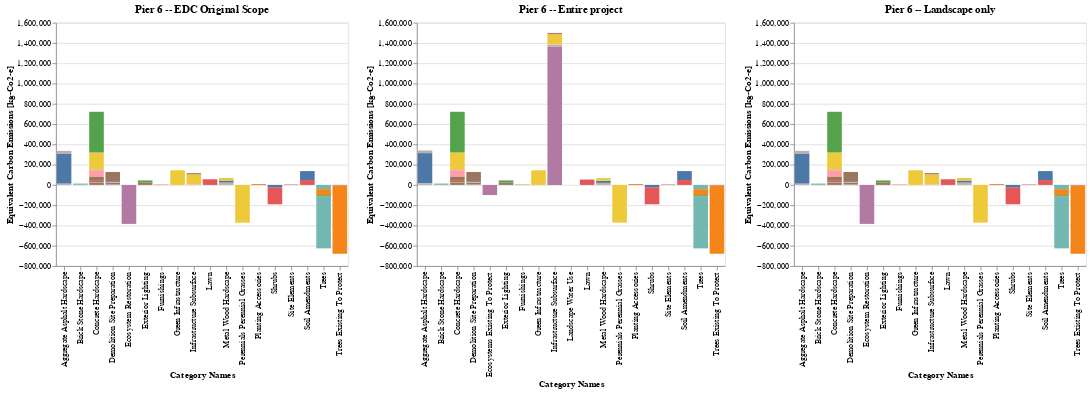

Here is the notebook cell this chart was saved with:
### Code cell
all_chart = (charts[0] | charts[1] | charts[2]).resolve_scale(y="shared").resolve_legend()
all_chart.show()

### Figure 1 — Vega-Lite specification as saved in the notebook (floating-point values rounded to 4 significant figures)
{"config": {"view": {"continuousWidth": 300, "continuousHeight": 300}}, "hconcat": [{"data": {"name": "data-2bf54453c82a9c413f022a0820f80648"}, "mark": {"type": "bar"}, "encoding": {"color": {"field": "ELEMENT", "legend": null, "type": "nominal"}, "tooltip": {"field": "ELEMENT", "type": "nominal"}, "x": {"field": "CATEGORY", "title": "Category Names", "type": "nominal"}, "y": {"aggregate": "sum", "field": "VALUE", "title": "Equivalent Carbon Emissions [kg-Co2-e]", "type": "quantitative"}}, "title": "Pier 6 -- EDC Original Scope"}, {"data": {"name": "data-ca4de408bddac92e56fb0178ad18e871"}, "mark": {"type": "bar"}, "encoding": {"color": {"field": "ELEMENT", "legend": null, "type": "nominal"}, "tooltip": {"field": "ELEMENT", "type": "nominal"}, "x": {"field": "CATEGORY", "title": "Category Names", "type": "nominal"}, "y": {"aggregate": "sum", "field": "VALUE", "title": "Equivalent Carbon Emissions [kg-Co2-e]", "type": "quantitative"}}, "title": "Pier 6 -- Entire project"}, {"data": {"name": "data-2bf54453c82a9c413f022a0820f80648"}, "mark": {"type": "bar"}, "encoding": {"color": {"field": "ELEMENT", "legend": null, "type": "nominal"}, "tooltip": {"field": "ELEMENT", "type": "nominal"}, "x": {"field": "CATEGORY", "title": "Category Names", "type": "nominal"}, "y": {"aggregate": "sum", "field": "VALUE", "title": "Equivalent Carbon Emissions [kg-Co2-e]", "type": "quantitative"}}, "title": "Pier 6 -- Landscape only"}], "resolve": {"legend": {}, "scale": {"y": "shared"}}, "$schema": "https://vega.github.io/schema/vega-lite/v5.20.1.json", "datasets": {"data-2bf54453c82a9c413f022a0820f80648": [{"SECTION": "Carbon Impact", "TYPE": "Embodied Carbon Emissions", "CATEGORY": "Aggregate Asphalt Hardscape", "ELEMENT": "Rip-rap (Armor Rock)", "VALUE": 298086, "UNIT": "kgCOâ‚‚e"}, {"SECTION": "Carbon Impact", "TYPE": "Embodied Carbon Emissions", "CATEGORY": "Aggregate Asphalt Hardscape", "ELEMENT": "Stabilized Crushed Stone Paving - 4\" (100mm) Depth", "VALUE": 11885, "UNIT": "kgCOâ‚‚e"}, {"SECTION": "Carbon Impact", "TYPE": "Embodied Carbon Emissions", "CATEGORY": "Aggregate Asphalt Hardscape", "ELEMENT": "Compacted Aggregate Base", "VALUE": 26084, "UNIT": "kgCOâ‚‚e"}, {"SECTION": "Carbon Impact", "TYPE": "Embodied Carbon Emissions", "CATEGORY": "Brick Stone Hardscape", "ELEMENT": "Stone Steps", "VALUE": 5061, "UNIT": "kgCOâ‚‚e"}, {"SECTION": "Carbon Impact", "TYPE": "Embodied Carbon Emissions", "CATEGORY": "Brick Stone Hardscape", "ELEMENT": "Stone Paving or Pavers", "VALUE": 8166, "UNIT": "kgCOâ‚‚e"}, {"SECTION": "Carbon Impact", "TYPE": "Embodied Carbon Emissions", "CATEGORY": "Concrete Hardscape", "ELEMENT": "Cast-in-Place Concrete Paving", "VALUE": 324769, "UNIT": "kgCOâ‚‚e"}, {"SECTION": "Carbon Impact", "TYPE": "Embodied Carbon Emissions", "CATEGORY": "Concrete Hardscape", "ELEMENT": "Precast Concrete Unit Pavers", "VALUE": 43546, "UNIT": "kgCOâ‚‚e"}, {"SECTION": "Carbon Impact", "TYPE": "Embodied Carbon Emissions", "CATEGORY": "Concrete Hardscape", "ELEMENT": "Cast-in-Place Concrete Paving", "VALUE": 78609, "UNIT": "kgCOâ‚‚e"}, {"SECTION": "Carbon Impact", "TYPE": "Embodied Carbon Emissions", "CATEGORY": "Concrete Hardscape", "ELEMENT": "Welded Wire Mesh (Fabric) Reinforcement", "VALUE": 20359, "UNIT": "kgCOâ‚‚e"}, {"SECTION": "Carbon Impact", "TYPE": "Embodied Carbon Emissions", "CATEGORY": "Concrete Hardscape", "ELEMENT": "Salvaged Concrete Paving", "VALUE": 3922, "UNIT": "kgCOâ‚‚e"}, {"SECTION": "Carbon Impact", "TYPE": "Embodied Carbon Emissions", "CATEGORY": "Concrete Hardscape", "ELEMENT": "Salvaged Concrete Steps", "VALUE": 1907, "UNIT": "kgCOâ‚‚e"}, {"SECTION": "Carbon Impact", "TYPE": "Embodied Carbon Emissions", "CATEGORY": "Concrete Hardscape", "ELEMENT": "Salvaged Concrete Wall", "VALUE": 3358, "UNIT": "kgCOâ‚‚e"}, {"SECTION": "Carbon Impact", "TYPE": "Embodied Carbon Emissions", "CATEGORY": "Concrete Hardscape", "ELEMENT": "Cast-in-Place Concrete Wall", "VALUE": 3823, "UNIT": "kgCOâ‚‚e"}, {"SECTION": "Carbon Impact", "TYPE": "Embodied Carbon Emissions", "CATEGORY": "Concrete Hardscape", "ELEMENT": "Salvaged Concrete Paving", "VALUE": 10148, "UNIT": "kgCOâ‚‚e"}, {"SECTION": "Carbon Impact", "TYPE": "Embodied Carbon Emissions", "CATEGORY": "Concrete Hardscape", "ELEMENT": "Precast Concrete Stairs", "VALUE": 60525, "UNIT": "kgCOâ‚‚e"}, {"SECTION": "Carbon Impact", "TYPE": "Embodied Carbon Emissions", "CATEGORY": "Concrete Hardscape", "ELEMENT": "Cast-in-Place Concrete Spread Footing (Foundation)", "VALUE": 166264, "UNIT": "kgCOâ‚‚e"}, {"SECTION": "Carbon Impact", "TYPE": "Embodied Carbon Emissions", "CATEGORY": "Concrete Hardscape", "ELEMENT": "Cast-in-Place Concrete Wall", "VALUE": 4092, "UNIT": "kgCOâ‚‚e"}, {"SECTION": "Carbon Impact", "TYPE": "Embodied Carbon Emissions", "CATEGORY": "Demolition Site Preparation", "ELEMENT": "Concrete Paving or Slab Demolition", "VALUE": 8308, "UNIT": "kgCOâ‚‚e"}, {"SECTION": "Carbon Impact", "TYPE": "Embodied Carbon Emissions", "CATEGORY": "Demolition Site Preparation", "ELEMENT": "Clearing and Grubbing", "VALUE": 91285, "UNIT": "kgCOâ‚‚e"}, {"SECTION": "Carbon Impact", "TYPE": "Embodied Carbon Emissions", "CATEGORY": "Demolition Site Preparation", "ELEMENT": "Site Regrading", "VALUE": 17803, "UNIT": "kgCOâ‚‚e"}, {"SECTION": "Carbon Impact", "TYPE": "Embodied Carbon Emissions", "CATEGORY": "Demolition Site Preparation", "ELEMENT": "Removal of Site Soil (off-haul)", "VALUE": 8034, "UNIT": "kgCOâ‚‚e"}, {"SECTION": "Carbon Impact", "TYPE": "Embodied Carbon Emissions", "CATEGORY": "Demolition Site Preparation", "ELEMENT": "Trenching and Backfilling", "VALUE": 2225, "UNIT": "kgCOâ‚‚e"}, {"SECTION": "Carbon Impact", "TYPE": "Embodied Carbon Emissions", "CATEGORY": "Exterior Lighting", "ELEMENT": "Light Pole Luminaire", "VALUE": 25155, "UNIT": "kgCOâ‚‚e"}, {"SECTION": "Carbon Impact", "TYPE": "Embodied Carbon Emissions", "CATEGORY": "Exterior Lighting", "ELEMENT": "Galvanized Steel Light Pole", "VALUE": 18816, "UNIT": "kgCOâ‚‚e"}, {"SECTION": "Carbon Impact", "TYPE": "Embodied Carbon Emissions", "CATEGORY": "Furnishings", "ELEMENT": "STRIPES bench (semi-circle, closed)", "VALUE": 2222, "UNIT": "kgCOâ‚‚e"}, {"SECTION": "Carbon Impact", "TYPE": "Embodied Carbon Emissions", "CATEGORY": "Furnishings", "ELEMENT": "CITY litter bin (150L curved)", "VALUE": 2199, "UNIT": "kgCOâ‚‚e"}, {"SECTION": "Carbon Impact", "TYPE": "Embodied Carbon Emissions", "CATEGORY": "Furnishings", "ELEMENT": "BERG picnic table", "VALUE": 1648, "UNIT": "kgCOâ‚‚e"}, {"SECTION": "Carbon Impact", "TYPE": "Embodied Carbon Emissions", "CATEGORY": "Green Infrastructure", "ELEMENT": "Swale", "VALUE": 144227, "UNIT": "kgCOâ‚‚e"}, {"SECTION": "Carbon Impact", "TYPE": "Embodied Carbon Emissions", "CATEGORY": "Infrastructure Subsurface", "ELEMENT": "Gravel", "VALUE": 99982, "UNIT": "kgCOâ‚‚e"}, {"SECTION": "Carbon Impact", "TYPE": "Embodied Carbon Emissions", "CATEGORY": "Infrastructure Subsurface", "ELEMENT": "Electrical Conduit", "VALUE": 11077, "UNIT": "kgCOâ‚‚e"}, {"SECTION": "Carbon Impact", "TYPE": "Embodied Carbon Emissions", "CATEGORY": "Infrastructure Subsurface", "ELEMENT": "Irrigation Lateral Line", "VALUE": 4788, "UNIT": "kgCOâ‚‚e"}, {"SECTION": "Carbon Impact", "TYPE": "Embodied Carbon Emissions", "CATEGORY": "Metal Wood Hardscape", "ELEMENT": "Steel Guardrail", "VALUE": 14345, "UNIT": "kgCOâ‚‚e"}, {"SECTION": "Carbon Impact", "TYPE": "Embodied Carbon Emissions", "CATEGORY": "Metal Wood Hardscape", "ELEMENT": "Steel Handrail", "VALUE": 1119, "UNIT": "kgCOâ‚‚e"}, {"SECTION": "Carbon Impact", "TYPE": "Embodied Carbon Emissions", "CATEGORY": "Metal Wood Hardscape", "ELEMENT": "Decking", "VALUE": 25565, "UNIT": "kgCOâ‚‚e"}, {"SECTION": "Carbon Impact", "TYPE": "Embodied Carbon Emissions", "CATEGORY": "Metal Wood Hardscape", "ELEMENT": "Wood Post", "VALUE": 20762, "UNIT": "kgCOâ‚‚e"}, {"SECTION": "Carbon Impact", "TYPE": "Embodied Carbon Emissions", "CATEGORY": "Metal Wood Hardscape", "ELEMENT": "Salvaged Wood", "VALUE": 342, "UNIT": "kgCOâ‚‚e"}, {"SECTION": "Carbon Impact", "TYPE": "Embodied Carbon Emissions", "CATEGORY": "Metal Wood Hardscape", "ELEMENT": "Steel Guardrail", "VALUE": 6735, "UNIT": "kgCOâ‚‚e"}, {"SECTION": "Carbon Impact", "TYPE": "Embodied Carbon Emissions", "CATEGORY": "Planting Accessories", "ELEMENT": "Metal Edge Restraint", "VALUE": 9130, "UNIT": "kgCOâ‚‚e"}, {"SECTION": "Carbon Impact", "TYPE": "Embodied Carbon Emissions", "CATEGORY": "Site Elements", "ELEMENT": "Stone Boulders", "VALUE": 4613, "UNIT": "kgCOâ‚‚e"}, {"SECTION": "Carbon Impact", "TYPE": "Embodied Carbon Emissions", "CATEGORY": "Soil Amendments", "ELEMENT": "Amended Planting Soil", "VALUE": 88228, "UNIT": "kgCOâ‚‚e"}, {"SECTION": "Carbon Impact", "TYPE": "Embodied Carbon Emissions", "CATEGORY": "Soil Amendments", "ELEMENT": "Biofiltration Soil 70-15-15", "VALUE": 48058, "UNIT": "kgCOâ‚‚e"}, {"SECTION": "Carbon Impact", "TYPE": "Biogenic (Sequestration + Emissions)", "CATEGORY": "Ecosystem Restoration", "ELEMENT": "Temperate Continental Forest", "VALUE": -384523, "UNIT": "kgCOâ‚‚e"}, {"SECTION": "Carbon Impact", "TYPE": "Biogenic (Sequestration + Emissions)", "CATEGORY": "Lawn", "ELEMENT": "Moderate Management Lawn", "VALUE": 55593, "UNIT": "kgCOâ‚‚e"}, {"SECTION": "Carbon Impact", "TYPE": "Biogenic (Sequestration + Emissions)", "CATEGORY": "Perennials Perennial Grasses", "ELEMENT": "Perennials / Perennial Grasses", "VALUE": -297923, "UNIT": "kgCOâ‚‚e"}, {"SECTION": "Carbon Impact", "TYPE": "Biogenic (Sequestration + Emissions)", "CATEGORY": "Perennials Perennial Grasses", "ELEMENT": "Perennials / Perennial Grasses", "VALUE": -74328, "UNIT": "kgCOâ‚‚e"}, {"SECTION": "Carbon Impact", "TYPE": "Biogenic (Sequestration + Emissions)", "CATEGORY": "Shrubs", "ELEMENT": "Deciduous Large Shrub", "VALUE": -167760, "UNIT": "kgCOâ‚‚e"}, {"SECTION": "Carbon Impact", "TYPE": "Biogenic (Sequestration + Emissions)", "CATEGORY": "Shrubs", "ELEMENT": "Evergreen Large Shrub", "VALUE": -23340, "UNIT": "kgCOâ‚‚e"}, {"SECTION": "Carbon Impact", "TYPE": "Biogenic (Sequestration + Emissions)", "CATEGORY": "Trees", "ELEMENT": "Deciduous Large Tree", "VALUE": -423290, "UNIT": "kgCOâ‚‚e"}, {"SECTION": "Carbon Impact", "TYPE": "Biogenic (Sequestration + Emissions)", "CATEGORY": "Trees", "ELEMENT": "Deciduous Medium Tree", "VALUE": -10720, "UNIT": "kgCOâ‚‚e"}, {"SECTION": "Carbon Impact", "TYPE": "Biogenic (Sequestration + Emissions)", "CATEGORY": "Trees", "ELEMENT": "Evergreen Medium Tree", "VALUE": -41745, "UNIT": "kgCOâ‚‚e"}, {"SECTION": "Carbon Impact", "TYPE": "Biogenic (Sequestration + Emissions)", "CATEGORY": "Trees", "ELEMENT": "Deciduous Large Tree", "VALUE": -90998, "UNIT": "kgCOâ‚‚e"}, {"SECTION": "Carbon Impact", "TYPE": "Biogenic (Sequestration + Emissions)", "CATEGORY": "Trees", "ELEMENT": "Evergreen Large Tree", "VALUE": -59275, "UNIT": "kgCOâ‚‚e"}, {"SECTION": "Carbon Impact", "TYPE": "Biogenic (Sequestration + Emissions)", "CATEGORY": "Trees Existing To Protect", "ELEMENT": "Deciduous Large (~16-20yrs)", "VALUE": -675130, "UNIT": "kgCOâ‚‚e"}, {"SECTION": "Carbon Impact", "TYPE": "Biogenic (Sequestration + Emissions)", "CATEGORY": "Trees Existing To Protect", "ELEMENT": "Evergreen Medium (~11-15yrs)", "VALUE": -4820, "UNIT": "kgCOâ‚‚e"}], "data-ca4de408bddac92e56fb0178ad18e871": [{"SECTION": "Carbon Impact", "TYPE": "Embodied Carbon Emissions", "CATEGORY": "Aggregate Asphalt Hardscape", "ELEMENT": "Rip-rap (Armor Rock)", "VALUE": 298086, "UNIT": "kgCOâ‚‚e"}, {"SECTION": "Carbon Impact", "TYPE": "Embodied Carbon Emissions", "CATEGORY": "Aggregate Asphalt Hardscape", "ELEMENT": "Stabilized Crushed Stone Paving - 4\" (100mm) Depth", "VALUE": 15684, "UNIT": "kgCOâ‚‚e"}, {"SECTION": "Carbon Impact", "TYPE": "Embodied Carbon Emissions", "CATEGORY": "Aggregate Asphalt Hardscape", "ELEMENT": "Compacted Aggregate Base", "VALUE": 26084, "UNIT": "kgCOâ‚‚e"}, {"SECTION": "Carbon Impact", "TYPE": "Embodied Carbon Emissions", "CATEGORY": "Brick Stone Hardscape", "ELEMENT": "Stone Steps", "VALUE": 5061, "UNIT": "kgCOâ‚‚e"}, {"SECTION": "Carbon Impact", "TYPE": "Embodied Carbon Emissions", "CATEGORY": "Brick Stone Hardscape", "ELEMENT": "Stone Paving or Pavers", "VALUE": 8166, "UNIT": "kgCOâ‚‚e"}, {"SECTION": "Carbon Impact", "TYPE": "Embodied Carbon Emissions", "CATEGORY": "Concrete Hardscape", "ELEMENT": "Cast-in-Place Concrete Paving", "VALUE": 324784, "UNIT": "kgCOâ‚‚e"}, {"SECTION": "Carbon Impact", "TYPE": "Embodied Carbon Emissions", "CATEGORY": "Concrete Hardscape", "ELEMENT": "Precast Concrete Unit Pavers", "VALUE": 43546, "UNIT": "kgCOâ‚‚e"}, {"SECTION": "Carbon Impact", "TYPE": "Embodied Carbon Emissions", "CATEGORY": "Concrete Hardscape", "ELEMENT": "Cast-in-Place Concrete Paving", "VALUE": 78609, "UNIT": "kgCOâ‚‚e"}, {"SECTION": "Carbon Impact", "TYPE": "Embodied Carbon Emissions", "CATEGORY": "Concrete Hardscape", "ELEMENT": "Welded Wire Mesh (Fabric) Reinforcement", "VALUE": 20359, "UNIT": "kgCOâ‚‚e"}, {"SECTION": "Carbon Impact", "TYPE": "Embodied Carbon Emissions", "CATEGORY": "Concrete Hardscape", "ELEMENT": "Salvaged Concrete Paving", "VALUE": 3922, "UNIT": "kgCOâ‚‚e"}, {"SECTION": "Carbon Impact", "TYPE": "Embodied Carbon Emissions", "CATEGORY": "Concrete Hardscape", "ELEMENT": "Salvaged Concrete Steps", "VALUE": 1907, "UNIT": "kgCOâ‚‚e"}, {"SECTION": "Carbon Impact", "TYPE": "Embodied Carbon Emissions", "CATEGORY": "Concrete Hardscape", "ELEMENT": "Salvaged Concrete Wall", "VALUE": 3358, "UNIT": "kgCOâ‚‚e"}, {"SECTION": "Carbon Impact", "TYPE": "Embodied Carbon Emissions", "CATEGORY": "Concrete Hardscape", "ELEMENT": "Cast-in-Place Concrete Wall", "VALUE": 3823, "UNIT": "kgCOâ‚‚e"}, {"SECTION": "Carbon Impact", "TYPE": "Embodied Carbon Emissions", "CATEGORY": "Concrete Hardscape", "ELEMENT": "Salvaged Concrete Paving", "VALUE": 10148, "UNIT": "kgCOâ‚‚e"}, {"SECTION": "Carbon Impact", "TYPE": "Embodied Carbon Emissions", "CATEGORY": "Concrete Hardscape", "ELEMENT": "Precast Concrete Stairs", "VALUE": 60525, "UNIT": "kgCOâ‚‚e"}, {"SECTION": "Carbon Impact", "TYPE": "Embodied Carbon Emissions", "CATEGORY": "Concrete Hardscape", "ELEMENT": "Cast-in-Place Concrete Spread Footing (Foundation)", "VALUE": 166264, "UNIT": "kgCOâ‚‚e"}, {"SECTION": "Carbon Impact", "TYPE": "Embodied Carbon Emissions", "CATEGORY": "Concrete Hardscape", "ELEMENT": "Cast-in-Place Concrete Wall", "VALUE": 4092, "UNIT": "kgCOâ‚‚e"}, {"SECTION": "Carbon Impact", "TYPE": "Embodied Carbon Emissions", "CATEGORY": "Demolition Site Preparation", "ELEMENT": "Concrete Paving or Slab Demolition", "VALUE": 8308, "UNIT": "kgCOâ‚‚e"}, {"SECTION": "Carbon Impact", "TYPE": "Embodied Carbon Emissions", "CATEGORY": "Demolition Site Preparation", "ELEMENT": "Clearing and Grubbing", "VALUE": 91285, "UNIT": "kgCOâ‚‚e"}, {"SECTION": "Carbon Impact", "TYPE": "Embodied Carbon Emissions", "CATEGORY": "Demolition Site Preparation", "ELEMENT": "Site Regrading", "VALUE": 17803, "UNIT": "kgCOâ‚‚e"}, {"SECTION": "Carbon Impact", "TYPE": "Embodied Carbon Emissions", "CATEGORY": "Demolition Site Preparation", "ELEMENT": "Removal of Site Soil (off-haul)", "VALUE": 8034, "UNIT": "kgCOâ‚‚e"}, {"SECTION": "Carbon Impact", "TYPE": "Embodied Carbon Emissions", "CATEGORY": "Demolition Site Preparation", "ELEMENT": "Trenching and Backfilling", "VALUE": 2225, "UNIT": "kgCOâ‚‚e"}, {"SECTION": "Carbon Impact", "TYPE": "Embodied Carbon Emissions", "CATEGORY": "Exterior Lighting", "ELEMENT": "Light Pole Luminaire", "VALUE": 25155, "UNIT": "kgCOâ‚‚e"}, {"SECTION": "Carbon Impact", "TYPE": "Embodied Carbon Emissions", "CATEGORY": "Exterior Lighting", "ELEMENT": "Galvanized Steel Light Pole", "VALUE": 18816, "UNIT": "kgCOâ‚‚e"}, {"SECTION": "Carbon Impact", "TYPE": "Embodied Carbon Emissions", "CATEGORY": "Furnishings", "ELEMENT": "STRIPES bench (semi-circle, closed)", "VALUE": 2222, "UNIT": "kgCOâ‚‚e"}, {"SECTION": "Carbon Impact", "TYPE": "Embodied Carbon Emissions", "CATEGORY": "Furnishings", "ELEMENT": "CITY litter bin (150L curved)", "VALUE": 2199, "UNIT": "kgCOâ‚‚e"}, {"SECTION": "Carbon Impact", "TYPE": "Embodied Carbon Emissions", "CATEGORY": "Furnishings", "ELEMENT": "BERG picnic table", "VALUE": 1648, "UNIT": "kgCOâ‚‚e"}, {"SECTION": "Carbon Impact", "TYPE": "Embodied Carbon Emissions", "CATEGORY": "Green Infrastructure", "ELEMENT": "Swale", "VALUE": 144227, "UNIT": "kgCOâ‚‚e"}, {"SECTION": "Carbon Impact", "TYPE": "Embodied Carbon Emissions", "CATEGORY": "Infrastructure Subsurface", "ELEMENT": "Sheet Pile", "VALUE": 1360463, "UNIT": "kgCOâ‚‚e"}, {"SECTION": "Carbon Impact", "TYPE": "Embodied Carbon Emissions", "CATEGORY": "Infrastructure Subsurface", "ELEMENT": "Silt Fence", "VALUE": 100, "UNIT": "kgCOâ‚‚e"}, {"SECTION": "Carbon Impact", "TYPE": "Embodied Carbon Emissions", "CATEGORY": "Infrastructure Subsurface", "ELEMENT": "Gravel", "VALUE": 99982, "UNIT": "kgCOâ‚‚e"}, {"SECTION": "Carbon Impact", "TYPE": "Embodied Carbon Emissions", "CATEGORY": "Infrastructure Subsurface", "ELEMENT": "Electrical Conduit", "VALUE": 11077, "UNIT": "kgCOâ‚‚e"}, {"SECTION": "Carbon Impact", "TYPE": "Embodied Carbon Emissions", "CATEGORY": "Infrastructure Subsurface", "ELEMENT": "Irrigation Lateral Line", "VALUE": 4788, "UNIT": "kgCOâ‚‚e"}, {"SECTION": "Carbon Impact", "TYPE": "Embodied Carbon Emissions", "CATEGORY": "Infrastructure Subsurface", "ELEMENT": "Catch Basin - Plastic", "VALUE": 1848, "UNIT": "kgCOâ‚‚e"}, {"SECTION": "Carbon Impact", "TYPE": "Embodied Carbon Emissions", "CATEGORY": "Infrastructure Subsurface", "ELEMENT": "Perforated Drain Pipe", "VALUE": 1257, "UNIT": "kgCOâ‚‚e"}, {"SECTION": "Carbon Impact", "TYPE": "Embodied Carbon Emissions", "CATEGORY": "Infrastructure Subsurface", "ELEMENT": "Electrical Transformer Vault", "VALUE": 157, "UNIT": "kgCOâ‚‚e"}, {"SECTION": "Carbon Impact", "TYPE": "Embodied Carbon Emissions", "CATEGORY": "Infrastructure Subsurface", "ELEMENT": "Irrigation Gate Valve", "VALUE": 247, "UNIT": "kgCOâ‚‚e"}, {"SECTION": "Carbon Impact", "TYPE": "Embodied Carbon Emissions", "CATEGORY": "Infrastructure Subsurface", "ELEMENT": "Maintenance Hole Cover", "VALUE": 0, "UNIT": "kgCOâ‚‚e"}, {"SECTION": "Carbon Impact", "TYPE": "Embodied Carbon Emissions", "CATEGORY": "Infrastructure Subsurface", "ELEMENT": "Maintenance Hole - 48\" Diameter", "VALUE": 19521, "UNIT": "kgCOâ‚‚e"}, {"SECTION": "Carbon Impact", "TYPE": "Embodied Carbon Emissions", "CATEGORY": "Infrastructure Subsurface", "ELEMENT": "Drainage Pipe - Typical", "VALUE": 290, "UNIT": "kgCOâ‚‚e"}, {"SECTION": "Carbon Impact", "TYPE": "Embodied Carbon Emissions", "CATEGORY": "Metal Wood Hardscape", "ELEMENT": "Steel Guardrail", "VALUE": 14345, "UNIT": "kgCOâ‚‚e"}, {"SECTION": "Carbon Impact", "TYPE": "Embodied Carbon Emissions", "CATEGORY": "Metal Wood Hardscape", "ELEMENT": "Steel Handrail", "VALUE": 1119, "UNIT": "kgCOâ‚‚e"}, {"SECTION": "Carbon Impact", "TYPE": "Embodied Carbon Emissions", "CATEGORY": "Metal Wood Hardscape", "ELEMENT": "Decking", "VALUE": 25565, "UNIT": "kgCOâ‚‚e"}, {"SECTION": "Carbon Impact", "TYPE": "Embodied Carbon Emissions", "CATEGORY": "Metal Wood Hardscape", "ELEMENT": "Wood Post", "VALUE": 19032, "UNIT": "kgCOâ‚‚e"}, {"SECTION": "Carbon Impact", "TYPE": "Embodied Carbon Emissions", "CATEGORY": "Metal Wood Hardscape", "ELEMENT": "Salvaged Wood", "VALUE": 342, "UNIT": "kgCOâ‚‚e"}, {"SECTION": "Carbon Impact", "TYPE": "Embodied Carbon Emissions", "CATEGORY": "Metal Wood Hardscape", "ELEMENT": "Steel Guardrail", "VALUE": 6735, "UNIT": "kgCOâ‚‚e"}, {"SECTION": "Carbon Impact", "TYPE": "Embodied Carbon Emissions", "CATEGORY": "Metal Wood Hardscape", "ELEMENT": "Wood Post", "VALUE": 0, "UNIT": "kgCOâ‚‚e"}, {"SECTION": "Carbon Impact", "TYPE": "Embodied Carbon Emissions", "CATEGORY": "Metal Wood Hardscape", "ELEMENT": "Wood Post", "VALUE": 0, "UNIT": "kgCOâ‚‚e"}, {"SECTION": "Carbon Impact", "TYPE": "Embodied Carbon Emissions", "CATEGORY": "Planting Accessories", "ELEMENT": "Metal Edge Restraint", "VALUE": 9130, "UNIT": "kgCOâ‚‚e"}, {"SECTION": "Carbon Impact", "TYPE": "Embodied Carbon Emissions", "CATEGORY": "Site Elements", "ELEMENT": "Stone Boulders", "VALUE": 4613, "UNIT": "kgCOâ‚‚e"}, {"SECTION": "Carbon Impact", "TYPE": "Embodied Carbon Emissions", "CATEGORY": "Soil Amendments", "ELEMENT": "Amended Planting Soil", "VALUE": 88228, "UNIT": "kgCOâ‚‚e"}, {"SECTION": "Carbon Impact", "TYPE": "Embodied Carbon Emissions", "CATEGORY": "Soil Amendments", "ELEMENT": "Biofiltration Soil 70-15-15", "VALUE": 48058, "UNIT": "kgCOâ‚‚e"}, {"SECTION": "Carbon Impact", "TYPE": "Biogenic (Sequestration + Emissions)", "CATEGORY": "Ecosystems Existing To Protect", "ELEMENT": "Temperate Continental Forest", "VALUE": -100145, "UNIT": "kgCOâ‚‚e"}, {"SECTION": "Carbon Impact", "TYPE": "Biogenic (Sequestration + Emissions)", "CATEGORY": "Lawn", "ELEMENT": "Moderate Management Lawn", "VALUE": 52754, "UNIT": "kgCOâ‚‚e"}, {"SECTION": "Carbon Impact", "TYPE": "Biogenic (Sequestration + Emissions)", "CATEGORY": "Perennials Perennial Grasses", "ELEMENT": "Perennials / Perennial Grasses", "VALUE": -297923, "UNIT": "kgCOâ‚‚e"}, {"SECTION": "Carbon Impact", "TYPE": "Biogenic (Sequestration + Emissions)", "CATEGORY": "Perennials Perennial Grasses", "ELEMENT": "Perennials / Perennial Grasses", "VALUE": -74328, "UNIT": "kgCOâ‚‚e"}, {"SECTION": "Carbon Impact", "TYPE": "Biogenic (Sequestration + Emissions)", "CATEGORY": "Shrubs", "ELEMENT": "Deciduous Large Shrub", "VALUE": -167760, "UNIT": "kgCOâ‚‚e"}, {"SECTION": "Carbon Impact", "TYPE": "Biogenic (Sequestration + Emissions)", "CATEGORY": "Shrubs", "ELEMENT": "Evergreen Large Shrub", "VALUE": -23340, "UNIT": "kgCOâ‚‚e"}, {"SECTION": "Carbon Impact", "TYPE": "Biogenic (Sequestration + Emissions)", "CATEGORY": "Trees", "ELEMENT": "Deciduous Large Tree", "VALUE": -423290, "UNIT": "kgCOâ‚‚e"}, {"SECTION": "Carbon Impact", "TYPE": "Biogenic (Sequestration + Emissions)", "CATEGORY": "Trees", "ELEMENT": "Deciduous Medium Tree", "VALUE": -10720, "UNIT": "kgCOâ‚‚e"}, {"SECTION": "Carbon Impact", "TYPE": "Biogenic (Sequestration + Emissions)", "CATEGORY": "Trees", "ELEMENT": "Evergreen Medium Tree", "VALUE": -41745, "UNIT": "kgCOâ‚‚e"}, {"SECTION": "Carbon Impact", "TYPE": "Biogenic (Sequestration + Emissions)", "CATEGORY": "Trees", "ELEMENT": "Deciduous Large Tree", "VALUE": -90998, "UNIT": "kgCOâ‚‚e"}, {"SECTION": "Carbon Impact", "TYPE": "Biogenic (Sequestration + Emissions)", "CATEGORY": "Trees", "ELEMENT": "Evergreen Large Tree", "VALUE": -59275, "UNIT": "kgCOâ‚‚e"}, {"SECTION": "Carbon Impact", "TYPE": "Biogenic (Sequestration + Emissions)", "CATEGORY": "Trees Existing To Protect", "ELEMENT": "Deciduous Large (~16-20yrs)", "VALUE": -675130, "UNIT": "kgCOâ‚‚e"}, {"SECTION": "Carbon Impact", "TYPE": "Biogenic (Sequestration + Emissions)", "CATEGORY": "Trees Existing To Protect", "ELEMENT": "Evergreen Medium (~11-15yrs)", "VALUE": -4820, "UNIT": "kgCOâ‚‚e"}, {"SECTION": "Carbon Impact", "TYPE": "Operational Emissions", "CATEGORY": "Landscape Water Use", "ELEMENT": "Moderate Water Use", "VALUE": 0, "UNIT": "kgCOâ‚‚e"}, {"SECTION": "Carbon Impact", "TYPE": "Operational Emissions", "CATEGORY": "Landscape Water Use", "ELEMENT": "Electric Trimmers / Edgers / Cutters", "VALUE": 0, "UNIT": "kgCOâ‚‚e"}, {"SECTION": "Carbon Impact", "TYPE": "Operational Emissions", "CATEGORY": "Landscape Water Use", "ELEMENT": "Organic Mulch Yearly Reapplication", "VALUE": 0, "UNIT": "kgCOâ‚‚e"}]}}
